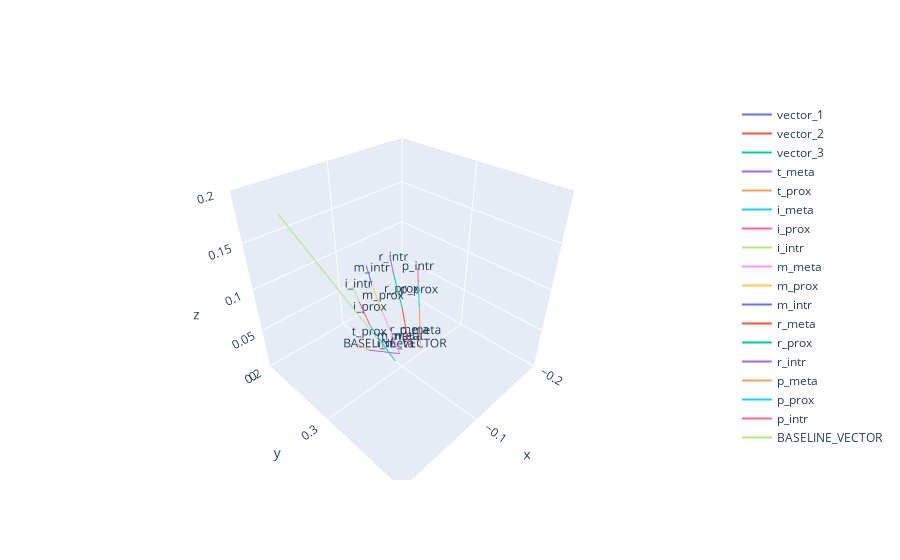

The code cell stored with this chart in its notebook:
### Code cell
# Define some sample 3D vectors
vectors = [
    {"name": "vector_1", "vector": [0.1, 0, 0]},
    {"name": "vector_2", "vector": [0, 0.1, 0]},
    {"name": "vector_3", "vector": [0, 0, 0.1]},
]

extra_vector = {"name": "t_meta", "start": m_0, "vector": t_meta}
vectors.append(extra_vector)  # Add extra vector to the list
extra_vector = {"name": "t_prox", "start": m_0 + t_meta, "vector": t_prox}
vectors.append(extra_vector)  # Add extra vector to the list
extra_vector = {"name": "i_meta", "start": i_0, "vector": i_meta}
vectors.append(extra_vector)  # Add extra vector to the list
extra_vector = {"name": "i_prox", "start": i_0 + i_meta, "vector": i_prox}
vectors.append(extra_vector)  # Add extra vector to the list
extra_vector = {"name": "i_intr", "start": i_0 + i_meta + i_prox, "vector": i_intr}
vectors.append(extra_vector)  # Add extra vector to the list
extra_vector = {"name": "m_meta", "start": m_0, "vector": m_meta}
vectors.append(extra_vector)  # Add extra vector to the list
extra_vector = {"name": "m_prox", "start": m_0 + m_meta, "vector": m_prox}
vectors.append(extra_vector)  # Add extra vector to the list
extra_vector = {"name": "m_intr", "start": m_0 + m_meta + m_prox, "vector": m_intr}
vectors.append(extra_vector)  # Add extra vector to the list
extra_vector = {"name": "r_meta", "start": r_0, "vector": r_meta}
vectors.append(extra_vector)  # Add extra vector to the list
extra_vector = {"name": "r_prox", "start": r_0 + r_meta, "vector": r_prox}
vectors.append(extra_vector)  # Add extra vector to the list
extra_vector = {"name": "r_intr", "start": r_0 + r_meta + r_prox, "vector": r_intr}
vectors.append(extra_vector)  # Add extra vector to the list
extra_vector = {"name": "p_meta", "start": p_0, "vector": p_meta}
vectors.append(extra_vector)  # Add extra vector to the list
extra_vector = {"name": "p_prox", "start": p_0 + p_meta, "vector": p_prox}
vectors.append(extra_vector)  # Add extra vector to the list
extra_vector = {"name": "p_intr", "start": p_0 + p_meta + p_prox, "vector": p_intr}
vectors.append(extra_vector)  # Add extra vector to the list

i_baseline = np.array([0.4127716, -0.1715176, 0.8945398])
extra_vector = {"name": "BASELINE_VECTOR", "start": i_0, "vector": i_baseline}
vectors.append(extra_vector)  # Add extra vector to the list


# Create an empty figure
fig = go.Figure()

# Add each vector as a 3D line
for vec in vectors:
    start_point = vec.get("start", [0, 0, 0])  # Get starting point, default to origin
    end_point = [start_point[i] + vec["vector"][i] for i in range(3)]  # Calculate end point based on start and vector
    fig.add_trace(go.Scatter3d(x=[start_point[0], end_point[0]], 
                               y=[start_point[1], end_point[1]], 
                               z=[start_point[2], end_point[2]], 
                               mode="lines+text",
                               name=vec["name"],
                               text=[vec["name"]],
                               textposition="top center"))
# Set custom plot limits and aspect ratio
fig.update_layout(
    scene=dict(
        xaxis=dict(range=[-0.2, 0.0]),
        yaxis=dict(range=[0.2, 0.4]),
        zaxis=dict(range=[0, 0.2]),
        aspectmode="cube"
    )
)

# Show the plot
fig.show()

### Figure 1 — Plotly figure (JSON) as saved in the notebook; plotly's stock layout.template omitted (floating-point values rounded to 4 significant figures)
{"data": [{"mode": "lines+text", "name": "vector_1", "text": ["vector_1"], "textposition": "top center", "type": "scatter3d", "x": [0, 0.1], "y": [0, 0], "z": [0, 0]}, {"mode": "lines+text", "name": "vector_2", "text": ["vector_2"], "textposition": "top center", "type": "scatter3d", "x": [0, 0], "y": [0, 0.1], "z": [0, 0]}, {"mode": "lines+text", "name": "vector_3", "text": ["vector_3"], "textposition": "top center", "type": "scatter3d", "x": [0, 0], "y": [0, 0], "z": [0, 0.1]}, {"mode": "lines+text", "name": "t_meta", "text": ["t_meta"], "textposition": "top center", "type": "scatter3d", "x": [-0.09524, -0.05665], "y": [0.3015, 0.299], "z": [0.02257, 0.05103]}, {"mode": "lines+text", "name": "t_prox", "text": ["t_prox"], "textposition": "top center", "type": "scatter3d", "x": [-0.05665, -0.03914], "y": [0.299, 0.3009], "z": [0.05103, 0.07269]}, {"mode": "lines+text", "name": "i_meta", "text": ["i_meta"], "textposition": "top center", "type": "scatter3d", "x": [-0.08839, -0.06353], "y": [0.3018, 0.2942], "z": [0.01671, 0.07456]}, {"mode": "lines+text", "name": "i_prox", "text": ["i_prox"], "textposition": "top center", "type": "scatter3d", "x": [-0.06353, -0.05638], "y": [0.2942, 0.289], "z": [0.07456, 0.1036]}, {"mode": "lines+text", "name": "i_intr", "text": ["i_intr"], "textposition": "top center", "type": "scatter3d", "x": [-0.05638, -0.05095], "y": [0.289, 0.2883], "z": [0.1036, 0.1229]}, {"mode": "lines+text", "name": "m_meta", "text": ["m_meta"], "textposition": "top center", "type": "scatter3d", "x": [-0.09524, -0.07931], "y": [0.3015, 0.2956], "z": [0.02257, 0.08026]}, {"mode": "lines+text", "name": "m_prox", "text": ["m_prox"], "textposition": "top center", "type": "scatter3d", "x": [-0.07931, -0.07233], "y": [0.2956, 0.2893], "z": [0.08026, 0.1136]}, {"mode": "lines+text", "name": "m_intr", "text": ["m_intr"], "textposition": "top center", "type": "scatter3d", "x": [-0.07233, -0.0668], "y": [0.2893, 0.2892], "z": [0.1136, 0.1375]}, {"mode": "lines+text", "name": "r_meta", "text": ["r_meta"], "textposition": "top center", "type": "scatter3d", "x": [-0.1042, -0.09772], "y": [0.3062, 0.3024], "z": [0.02847, 0.08195]}, {"mode": "lines+text", "name": "r_prox", "text": ["r_prox"], "textposition": "top center", "type": "scatter3d", "x": [-0.09772, -0.09829], "y": [0.3024, 0.2908], "z": [0.08195, 0.1138]}, {"mode": "lines+text", "name": "r_intr", "text": ["r_intr"], "textposition": "top center", "type": "scatter3d", "x": [-0.09829, -0.09787], "y": [0.2908, 0.2861], "z": [0.1138, 0.1333]}, {"mode": "lines+text", "name": "p_meta", "text": ["p_meta"], "textposition": "top center", "type": "scatter3d", "x": [-0.1105, -0.1118], "y": [0.3161, 0.312], "z": [0.02893, 0.07874]}, {"mode": "lines+text", "name": "p_prox", "text": ["p_prox"], "textposition": "top center", "type": "scatter3d", "x": [-0.1118, -0.115], "y": [0.312, 0.3069], "z": [0.07874, 0.102]}, {"mode": "lines+text", "name": "p_intr", "text": ["p_intr"], "textposition": "top center", "type": "scatter3d", "x": [-0.115, -0.1153], "y": [0.3069, 0.3054], "z": [0.102, 0.12]}, {"mode": "lines+text", "name": "BASELINE_VECTOR", "text": ["BASELINE_VECTOR"], "textposition": "top center", "type": "scatter3d", "x": [-0.08839, 0.3244], "y": [0.3018, 0.1303], "z": [0.01671, 0.9112]}], "layout": {"scene": {"aspectmode": "cube", "xaxis": {"range": [-0.2, 0]}, "yaxis": {"range": [0.2, 0.4]}, "zaxis": {"range": [0, 0.2]}}}}
